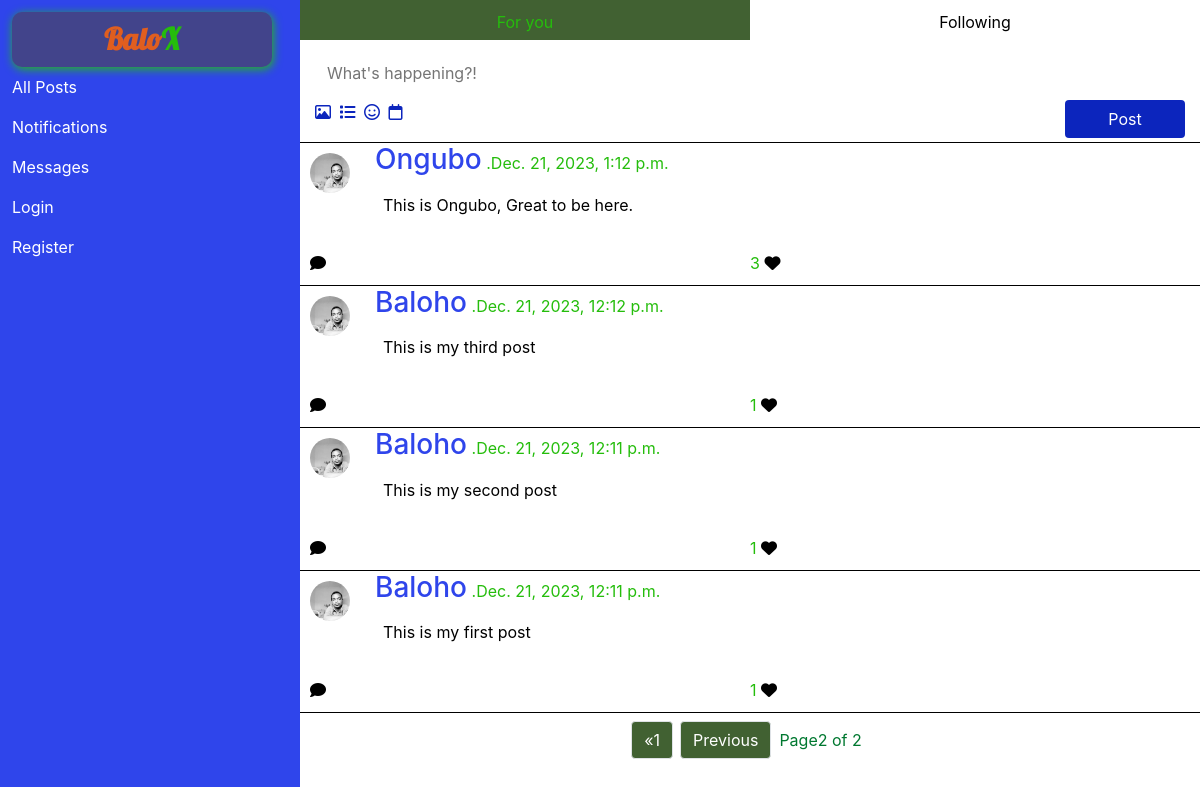
Screenshot of /?page=2 with the database file from the repository.
### network/models.py (models this page shows, shortened)
class Post(models.Model):
    author = models.ForeignKey(User, on_delete=models.CASCADE, related_name='tweet')
    tweet = models.TextField(verbose_name='post', null=False, blank=False)
    liked_by = models.ManyToManyField(User, related_name='liked_posts', null=True, blank=True)
    likes = models.IntegerField(null=True, blank=True, verbose_name='like', max_length=20, default=0)
    time = models.DateTimeField(verbose_name='creation time')

class User(AbstractUser):
    pass

### network/views.py (the view)
# urls.py: path("", views.index, name="index"),
def index(request):
    posts = Post.objects.all().order_by('-time')
    paginator = Paginator(posts,10)
    page_number = request.GET.get('page')
    page_obj = paginator.get_page(page_number)
    return render(request, "network/index.html", {
        'page_obj' : page_obj,
        'all_posts' : True
    })

### network/templates/network/index.html (shortened to what this page needs)
{% extends "network/layout.html" %}
{% load static %}
{% block body %}
<section id="ForYou" class="container">
    <div class="row tofix">
        {% if all_posts %}
        <a class="col for_follow active" href="{% url 'index' %}"><div id="forYoubtn">For you</div></a>
        <a class="col for_follow" href="{% url 'following' %}"><div id="followingBtn">Following</div></a>
        {% else %}
        <a class="col for_follow" href="{% url 'index' %}"><div id="forYoubtn">For you</div></a>
        <a class="col for_follow active" href="{% url 'following' %}"><div id="followingBtn">Following</div></a>
        {% endif %}
    </div>
</section>
<section id="post" class="container">
    <form action="{% url 'tweet' %}" method="post" id="post_form">
        <div id="new_post">
            <input type="text" autocomplete="off" placeholder="What's happening?!" name="tweet">
        </div>
        <div class="row">
            <div class="on_newPostDiv icons col-sm-7 col-md-10">
                <i class="fa-regular fa-image"></i>
                <i class="fa-solid fa-list"></i>
                <i class="fa-regular fa-face-smile"></i>
                <i class="fa-regular fa-calendar"></i>
            </div>
            <div class="on_newPostDiv col-sm-5 col-md-2" id="post_btn">
                <input class='btn' type="submit" value="Post">
            </div>
        </div>
    </form>
</section>
<div id="allposts">
{% for post in page_obj %}
<section class="tweet" id="{{post.id}}">
    <div class="row container">
        <div class="userImg">
            <img src="{% static 'network/user.jpg' %}" alt="">
        </div>
        <div class="tweetContent col-sm-11">
            <h3 class=""><a href="{% url 'profile' post.author.id %}" class="username">{{post.author|capfirst}} </a></h3>
            <span class="">.{{post.time}}</span>
            <p id="tweet-{{post.id}}">{{post.tweet}}</p>
        </div>
    </div>
    <div class="tweetIcon container row">
        <div class="col">
        <i class="fa-solid fa-comment commentIcon" data-comment="{{post.id}}"></i>
        </div>
        <div class="col">
            <span id="post-likes-{{post.id}}">{{post.likes}}</span>
            {% if request.user in post.liked_by.all %}
                <i class="liked fa-solid fa-heart likeIcon " data-like="post-{{post.id}}" id="post-like-{{post.id}}"></i>
            {% else %}
                <i class="unliked fa-solid fa-heart likeIcon " data-like="post-{{post.id}}" id="post-like-{{post.id}}"></i>
            {% endif %}
        </div>
    </div>
</section>
{% endfor %}
<nav aria-label="Page navigation">
    <ul class="pagination container">
    {% if page_obj.has_previous %}
    <li class="page-item"><a class="page-link" href="?page=1">&laquo;1</a></li>
    <li class="page-item"><a class="page-link" href="?page={{page_obj_all.previous_page_number}}">Previous</a></li>
    {% endif %}
      <li class="page-item">Page{{page_obj.number}} of {{page_obj.paginator.num_pages}}</li>
    </ul>
  </nav>
</div>
{% endblock %}

### network/static/network/styles.css (style rules this page uses)
body { background-color: white; }
span { color:#25BD0C; }
section { border-bottom: solid 1px black; position: relative; }
#ForYou { position: relative; height: 50px; border: none; }
.for_follow { color: rgb(0, 0, 0); text-decoration: none; padding: 10px; }
#ForYou div { text-align: center; height: 20px; }
.active { background-color: #416132; color: #25BD0C; }
#new_post { padding:10px; height: 50px; }
#new_post input { width: 100%; border: none; background-color: transparent; color:black; outline: none; }
.on_newPostDiv { display: inline-block; width: 100px; position: relative; margin-bottom: 4px; }
.icons i { color: #0C25BD; margin-right: 4px; }
#post { position: relative; }
#post_btn input { width: 100%; background-color: #0C25BD; color: white; right: 2px }
.userImg { padding: 10px; }
.userImg img { width: 40px; height: 40px; border-radius: 50%; }
.tweetContent h3 { display: inline-block; color: rgb(245, 20, 20); }
.tweet p { padding: 8px; color: black; }
.tweetIcon { padding: 10px; color: white; }
.fa-solid { color: black; }
.username { color: #2F45EB; }
.postcontents h4,p { color: white; }
.page-item { color: rgb(0, 120, 48) !important; }
.pagination { justify-content: center !important; align-content: center; align-items: center; margin: 4px; }
.pagination li { margin: 4px; }
.page-link { border-radius: 4px; background-color: #416132; color: white; }
.unliked { color: black; }

### rows the page displays
Post: author "Ongubo", time "Dec. 21, 2023, 1:12 p.m.", tweet "This is Ongubo, Great to be here.", likes "3"
Post: author "Baloho", time "Dec. 21, 2023, 12:12 p.m.", tweet "This is my third post", likes "1"
Post: author "Baloho", time "Dec. 21, 2023, 12:11 p.m.", tweet "This is my second post", likes "1"
Post: author "Baloho", time "Dec. 21, 2023, 12:11 p.m.", tweet "This is my first post", likes "1"

### other values shown
{{ page_obj.number }} "2"
{{ page_obj.paginator.num_pages }} "2"
